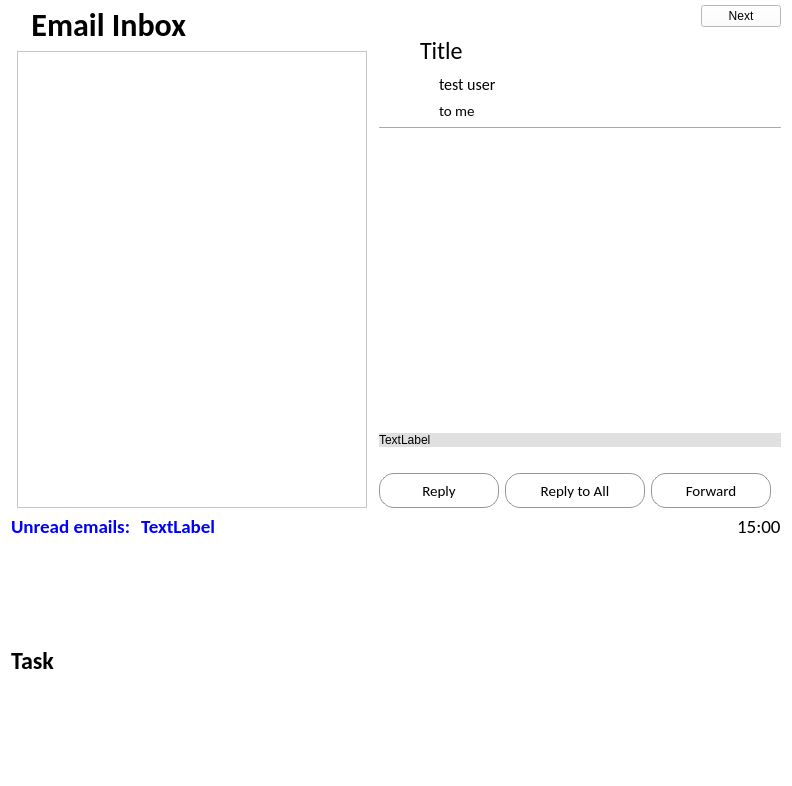
<?xml version="1.0" encoding="UTF-8"?>
<ui version="4.0">
 <class>MainPage</class>
 <widget class="QWidget" name="MainPage">
  <property name="geometry">
   <rect>
    <x>0</x>
    <y>0</y>
    <width>792</width>
    <height>786</height>
   </rect>
  </property>
  <property name="sizePolicy">
   <sizepolicy hsizetype="Preferred" vsizetype="Preferred">
    <horstretch>0</horstretch>
    <verstretch>0</verstretch>
   </sizepolicy>
  </property>
  <property name="minimumSize">
   <size>
    <width>0</width>
    <height>230</height>
   </size>
  </property>
  <property name="windowTitle">
   <string>Form</string>
  </property>
  <property name="styleSheet">
   <string notr="true">background:rgb(255,255,255)</string>
  </property>
  <layout class="QVBoxLayout" name="verticalLayout_4">
   <property name="leftMargin">
    <number>5</number>
   </property>
   <property name="topMargin">
    <number>5</number>
   </property>
   <property name="rightMargin">
    <number>5</number>
   </property>
   <property name="bottomMargin">
    <number>5</number>
   </property>
   <item>
    <layout class="QHBoxLayout" name="EmailTaskLayout">
     <property name="leftMargin">
      <number>6</number>
     </property>
     <property name="rightMargin">
      <number>6</number>
     </property>
     <item>
      <layout class="QVBoxLayout" name="EmailListL">
       <property name="leftMargin">
        <number>6</number>
       </property>
       <property name="rightMargin">
        <number>6</number>
       </property>
       <item>
        <widget class="QPushButton" name="pushButton">
         <property name="font">
          <font>
           <family>Calibri</family>
           <pointsize>24</pointsize>
           <weight>75</weight>
           <bold>true</bold>
          </font>
         </property>
         <property name="layoutDirection">
          <enum>Qt::LeftToRight</enum>
         </property>
         <property name="styleSheet">
          <string notr="true">Border:None; text-align: left;</string>
         </property>
         <property name="text">
          <string>  Email Inbox</string>
         </property>
         <property name="icon">
          <iconset>
           <normaloff>resources/icon.png</normaloff>resources/icon.png</iconset>
         </property>
         <property name="iconSize">
          <size>
           <width>70</width>
           <height>50</height>
          </size>
         </property>
        </widget>
       </item>
       <item>
        <widget class="QTableWidget" name="emailList">
         <property name="enabled">
          <bool>true</bool>
         </property>
         <property name="sizePolicy">
          <sizepolicy hsizetype="Preferred" vsizetype="MinimumExpanding">
           <horstretch>0</horstretch>
           <verstretch>0</verstretch>
          </sizepolicy>
         </property>
         <property name="minimumSize">
          <size>
           <width>350</width>
           <height>0</height>
          </size>
         </property>
         <property name="maximumSize">
          <size>
           <width>700</width>
           <height>16777215</height>
          </size>
         </property>
         <property name="font">
          <font>
           <family>Calibri</family>
           <pointsize>11</pointsize>
          </font>
         </property>
         <property name="editTriggers">
          <set>QAbstractItemView::NoEditTriggers</set>
         </property>
         <property name="selectionBehavior">
          <enum>QAbstractItemView::SelectRows</enum>
         </property>
         <property name="showGrid">
          <bool>true</bool>
         </property>
         <property name="gridStyle">
          <enum>Qt::SolidLine</enum>
         </property>
         <property name="sortingEnabled">
          <bool>false</bool>
         </property>
         <property name="wordWrap">
          <bool>false</bool>
         </property>
         <attribute name="horizontalHeaderVisible">
          <bool>false</bool>
         </attribute>
         <attribute name="verticalHeaderVisible">
          <bool>false</bool>
         </attribute>
         <attribute name="verticalHeaderDefaultSectionSize">
          <number>36</number>
         </attribute>
        </widget>
       </item>
      </layout>
     </item>
     <item>
      <layout class="QVBoxLayout" name="EmailContentL">
       <item>
        <layout class="QHBoxLayout" name="TopBtnsL">
         <property name="spacing">
          <number>20</number>
         </property>
         <item>
          <widget class="QPushButton" name="reportBtn">
           <property name="toolTip">
            <string>Report spam</string>
           </property>
           <property name="styleSheet">
            <string notr="true">border:NOne</string>
           </property>
           <property name="text">
            <string/>
           </property>
           <property name="icon">
            <iconset>
             <normaloff>resources/report.png</normaloff>resources/report.png</iconset>
           </property>
           <property name="iconSize">
            <size>
             <width>40</width>
             <height>40</height>
            </size>
           </property>
          </widget>
         </item>
         <item>
          <widget class="QPushButton" name="starBtn">
           <property name="toolTip">
            <string>mark as important</string>
           </property>
           <property name="styleSheet">
            <string notr="true">border:NOne</string>
           </property>
           <property name="text">
            <string/>
           </property>
           <property name="icon">
            <iconset>
             <normaloff>resources/star.png</normaloff>
             <activeon>resources/star_activate.png</activeon>resources/star.png</iconset>
           </property>
           <property name="iconSize">
            <size>
             <width>40</width>
             <height>40</height>
            </size>
           </property>
          </widget>
         </item>
         <item>
          <widget class="QPushButton" name="deleteBtn">
           <property name="toolTip">
            <string>mark as important</string>
           </property>
           <property name="styleSheet">
            <string notr="true">border:NOne</string>
           </property>
           <property name="text">
            <string/>
           </property>
           <property name="icon">
            <iconset>
             <normaloff>resources/delete.png</normaloff>resources/delete.png</iconset>
           </property>
           <property name="iconSize">
            <size>
             <width>40</width>
             <height>40</height>
            </size>
           </property>
          </widget>
         </item>
         <item>
          <widget class="QPushButton" name="unreadBtn">
           <property name="toolTip">
            <string>mark as important</string>
           </property>
           <property name="styleSheet">
            <string notr="true">border:NOne</string>
           </property>
           <property name="text">
            <string/>
           </property>
           <property name="icon">
            <iconset>
             <normaloff>resources/email.png</normaloff>resources/email.png</iconset>
           </property>
           <property name="iconSize">
            <size>
             <width>40</width>
             <height>40</height>
            </size>
           </property>
          </widget>
         </item>
         <item>
          <spacer name="horizontalSpacer_7">
           <property name="orientation">
            <enum>Qt::Horizontal</enum>
           </property>
           <property name="sizeHint" stdset="0">
            <size>
             <width>40</width>
             <height>20</height>
            </size>
           </property>
          </spacer>
         </item>
         <item>
          <widget class="QPushButton" name="nextBtn">
           <property name="sizePolicy">
            <sizepolicy hsizetype="Preferred" vsizetype="Preferred">
             <horstretch>0</horstretch>
             <verstretch>0</verstretch>
            </sizepolicy>
           </property>
           <property name="baseSize">
            <size>
             <width>0</width>
             <height>0</height>
            </size>
           </property>
           <property name="text">
            <string>Next</string>
           </property>
          </widget>
         </item>
        </layout>
       </item>
       <item>
        <layout class="QHBoxLayout" name="horizontalLayout_2">
         <item>
          <widget class="QPushButton" name="subjectIcon">
           <property name="minimumSize">
            <size>
             <width>35</width>
             <height>35</height>
            </size>
           </property>
           <property name="maximumSize">
            <size>
             <width>35</width>
             <height>35</height>
            </size>
           </property>
           <property name="styleSheet">
            <string notr="true">border:None</string>
           </property>
           <property name="text">
            <string/>
           </property>
          </widget>
         </item>
         <item>
          <widget class="QLabel" name="emailSubjectLine">
           <property name="font">
            <font>
             <family>Calibri</family>
             <pointsize>18</pointsize>
            </font>
           </property>
           <property name="text">
            <string>Title</string>
           </property>
           <property name="wordWrap">
            <bool>true</bool>
           </property>
          </widget>
         </item>
        </layout>
       </item>
       <item>
        <layout class="QGridLayout" name="SenderInfoL">
         <property name="horizontalSpacing">
          <number>15</number>
         </property>
         <item row="0" column="1">
          <widget class="QLabel" name="fromAddress">
           <property name="font">
            <font>
             <family>Calibri</family>
             <pointsize>12</pointsize>
            </font>
           </property>
           <property name="text">
            <string>test user &lt;test@test.com&gt;</string>
           </property>
          </widget>
         </item>
         <item row="1" column="1">
          <widget class="QLabel" name="toAddress">
           <property name="font">
            <font>
             <family>Calibri</family>
             <pointsize>11</pointsize>
            </font>
           </property>
           <property name="text">
            <string>to me</string>
           </property>
          </widget>
         </item>
         <item row="0" column="2" rowspan="2">
          <spacer name="horizontalSpacer_11">
           <property name="orientation">
            <enum>Qt::Horizontal</enum>
           </property>
           <property name="sizeHint" stdset="0">
            <size>
             <width>40</width>
             <height>20</height>
            </size>
           </property>
          </spacer>
         </item>
         <item row="0" column="0" rowspan="2">
          <widget class="QPushButton" name="userIcon">
           <property name="minimumSize">
            <size>
             <width>45</width>
             <height>45</height>
            </size>
           </property>
           <property name="maximumSize">
            <size>
             <width>45</width>
             <height>45</height>
            </size>
           </property>
           <property name="styleSheet">
            <string notr="true">border:None; background-image: url(resources/sender.png) 0 0 0 0 stretch stretch;</string>
           </property>
           <property name="text">
            <string/>
           </property>
           <property name="iconSize">
            <size>
             <width>45</width>
             <height>45</height>
            </size>
           </property>
          </widget>
         </item>
        </layout>
       </item>
       <item>
        <widget class="Line" name="line_2">
         <property name="orientation">
          <enum>Qt::Horizontal</enum>
         </property>
        </widget>
       </item>
       <item>
        <widget class="QWidget" name="contentW" native="true">
         <property name="sizePolicy">
          <sizepolicy hsizetype="MinimumExpanding" vsizetype="MinimumExpanding">
           <horstretch>2</horstretch>
           <verstretch>0</verstretch>
          </sizepolicy>
         </property>
         <property name="minimumSize">
          <size>
           <width>0</width>
           <height>200</height>
          </size>
         </property>
         <property name="styleSheet">
          <string notr="true"/>
         </property>
         <layout class="QVBoxLayout" name="verticalLayout_9">
          <property name="leftMargin">
           <number>0</number>
          </property>
          <property name="topMargin">
           <number>0</number>
          </property>
          <property name="rightMargin">
           <number>0</number>
          </property>
          <property name="bottomMargin">
           <number>0</number>
          </property>
          <item>
           <layout class="QVBoxLayout" name="contentL">
            <property name="leftMargin">
             <number>2</number>
            </property>
            <property name="topMargin">
             <number>2</number>
            </property>
            <property name="rightMargin">
             <number>2</number>
            </property>
            <property name="bottomMargin">
             <number>2</number>
            </property>
           </layout>
          </item>
         </layout>
        </widget>
       </item>
       <item>
        <widget class="QLabel" name="URLDisplay">
         <property name="maximumSize">
          <size>
           <width>567</width>
           <height>16777215</height>
          </size>
         </property>
         <property name="styleSheet">
          <string notr="true">background-color:#e0e0e0</string>
         </property>
         <property name="text">
          <string>TextLabel</string>
         </property>
         <property name="wordWrap">
          <bool>true</bool>
         </property>
        </widget>
       </item>
       <item>
        <layout class="QHBoxLayout" name="attachmentLayout">
         <item>
          <spacer name="horizontalSpacer_13">
           <property name="orientation">
            <enum>Qt::Horizontal</enum>
           </property>
           <property name="sizeHint" stdset="0">
            <size>
             <width>40</width>
             <height>20</height>
            </size>
           </property>
          </spacer>
         </item>
        </layout>
       </item>
       <item>
        <layout class="QHBoxLayout" name="RespondL">
         <item>
          <widget class="QPushButton" name="replyBtn">
           <property name="minimumSize">
            <size>
             <width>120</width>
             <height>35</height>
            </size>
           </property>
           <property name="font">
            <font>
             <family>Calibri</family>
             <pointsize>11</pointsize>
            </font>
           </property>
           <property name="styleSheet">
            <string notr="true">border: 1px solid rgb(150, 150, 150);
border-radius:15px;
background:white</string>
           </property>
           <property name="text">
            <string>Reply</string>
           </property>
           <property name="icon">
            <iconset>
             <normaloff>resources/reply (2).png</normaloff>resources/reply (2).png</iconset>
           </property>
           <property name="iconSize">
            <size>
             <width>30</width>
             <height>30</height>
            </size>
           </property>
          </widget>
         </item>
         <item>
          <widget class="QPushButton" name="replyToAllBtn">
           <property name="minimumSize">
            <size>
             <width>140</width>
             <height>35</height>
            </size>
           </property>
           <property name="font">
            <font>
             <family>Calibri</family>
             <pointsize>11</pointsize>
            </font>
           </property>
           <property name="styleSheet">
            <string notr="true">border: 1px solid rgb(150, 150, 150);
border-radius:15px;
background:white</string>
           </property>
           <property name="text">
            <string>Reply to All</string>
           </property>
           <property name="icon">
            <iconset>
             <normaloff>resources/reply_all (2).png</normaloff>resources/reply_all (2).png</iconset>
           </property>
           <property name="iconSize">
            <size>
             <width>30</width>
             <height>30</height>
            </size>
           </property>
          </widget>
         </item>
         <item>
          <widget class="QPushButton" name="forwardBtn">
           <property name="minimumSize">
            <size>
             <width>120</width>
             <height>35</height>
            </size>
           </property>
           <property name="font">
            <font>
             <family>Calibri</family>
             <pointsize>11</pointsize>
            </font>
           </property>
           <property name="styleSheet">
            <string notr="true">border: 1px solid rgb(150, 150, 150);
border-radius:15px;
background:white</string>
           </property>
           <property name="text">
            <string>Forward</string>
           </property>
           <property name="icon">
            <iconset>
             <normaloff>resources/forward (2).png</normaloff>resources/forward (2).png</iconset>
           </property>
           <property name="iconSize">
            <size>
             <width>30</width>
             <height>30</height>
            </size>
           </property>
          </widget>
         </item>
         <item>
          <spacer name="horizontalSpacer_12">
           <property name="orientation">
            <enum>Qt::Horizontal</enum>
           </property>
           <property name="sizeHint" stdset="0">
            <size>
             <width>40</width>
             <height>20</height>
            </size>
           </property>
          </spacer>
         </item>
        </layout>
       </item>
      </layout>
     </item>
    </layout>
   </item>
   <item>
    <layout class="QHBoxLayout" name="horizontalLayout">
     <property name="leftMargin">
      <number>6</number>
     </property>
     <property name="rightMargin">
      <number>6</number>
     </property>
     <property name="bottomMargin">
      <number>6</number>
     </property>
     <item>
      <widget class="QLabel" name="label_3">
       <property name="font">
        <font>
         <family>Calibri</family>
         <pointsize>14</pointsize>
         <weight>75</weight>
         <bold>true</bold>
        </font>
       </property>
       <property name="styleSheet">
        <string notr="true">color:blue</string>
       </property>
       <property name="text">
        <string>Unread emails: </string>
       </property>
      </widget>
     </item>
     <item>
      <widget class="QLabel" name="unreadEmailCount">
       <property name="font">
        <font>
         <family>Calibri</family>
         <pointsize>14</pointsize>
         <weight>75</weight>
         <bold>true</bold>
        </font>
       </property>
       <property name="styleSheet">
        <string notr="true">color:blue</string>
       </property>
       <property name="text">
        <string>TextLabel</string>
       </property>
      </widget>
     </item>
     <item>
      <spacer name="horizontalSpacer">
       <property name="orientation">
        <enum>Qt::Horizontal</enum>
       </property>
       <property name="sizeHint" stdset="0">
        <size>
         <width>40</width>
         <height>20</height>
        </size>
       </property>
      </spacer>
     </item>
     <item>
      <widget class="QLabel" name="timerLabel">
       <property name="font">
        <font>
         <family>Calibri</family>
         <pointsize>14</pointsize>
        </font>
       </property>
       <property name="text">
        <string>15:00</string>
       </property>
      </widget>
     </item>
    </layout>
   </item>
   <item>
    <widget class="QFrame" name="primaryTaskW">
     <property name="minimumSize">
      <size>
       <width>0</width>
       <height>230</height>
      </size>
     </property>
     <property name="maximumSize">
      <size>
       <width>16777215</width>
       <height>300</height>
      </size>
     </property>
     <property name="styleSheet">
      <string notr="true"/>
     </property>
     <layout class="QVBoxLayout" name="verticalLayout_2">
      <property name="leftMargin">
       <number>6</number>
      </property>
      <property name="topMargin">
       <number>0</number>
      </property>
      <property name="rightMargin">
       <number>6</number>
      </property>
      <property name="bottomMargin">
       <number>10</number>
      </property>
      <item>
       <widget class="QLabel" name="label_2">
        <property name="sizePolicy">
         <sizepolicy hsizetype="Preferred" vsizetype="Minimum">
          <horstretch>0</horstretch>
          <verstretch>0</verstretch>
         </sizepolicy>
        </property>
        <property name="font">
         <font>
          <family>Calibri</family>
          <pointsize>18</pointsize>
          <weight>75</weight>
          <bold>true</bold>
         </font>
        </property>
        <property name="text">
         <string>Task</string>
        </property>
       </widget>
      </item>
      <item>
       <layout class="QVBoxLayout" name="primaryTaskL">
        <property name="bottomMargin">
         <number>0</number>
        </property>
       </layout>
      </item>
     </layout>
    </widget>
   </item>
  </layout>
 </widget>
 <resources/>
 <connections/>
</ui>
